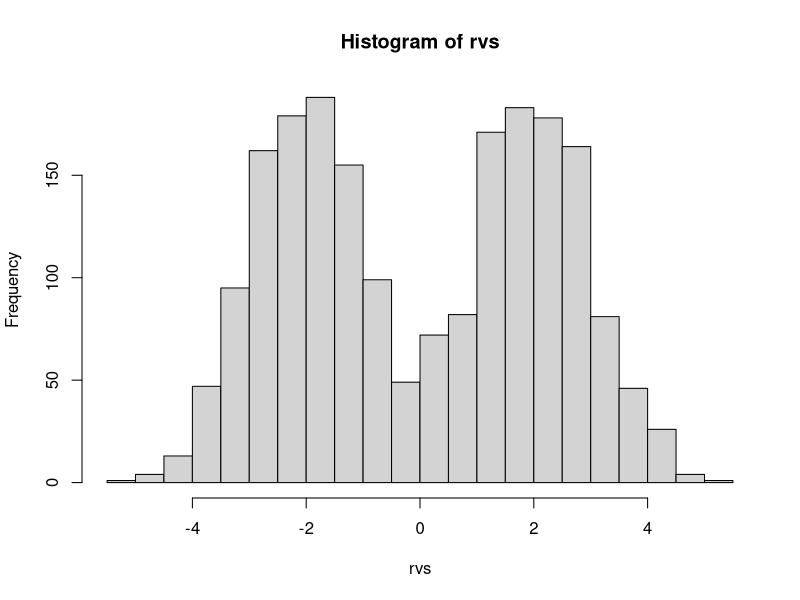
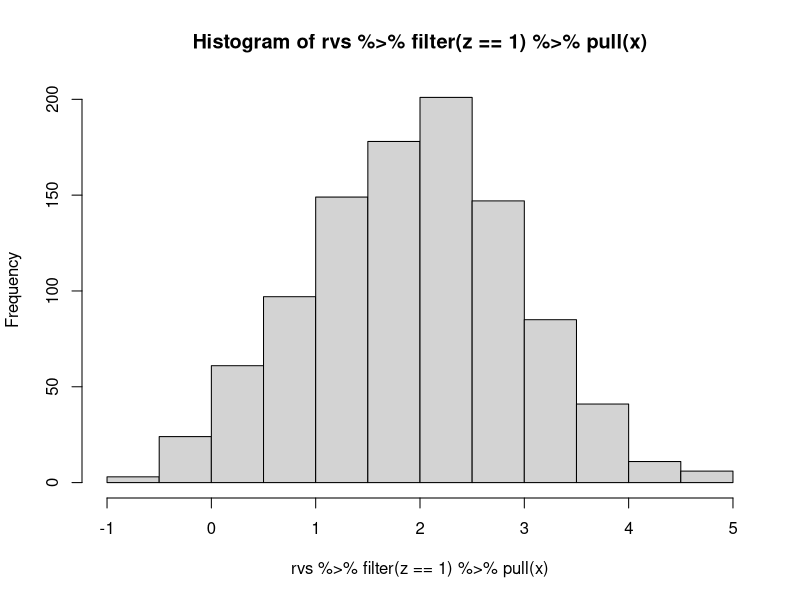
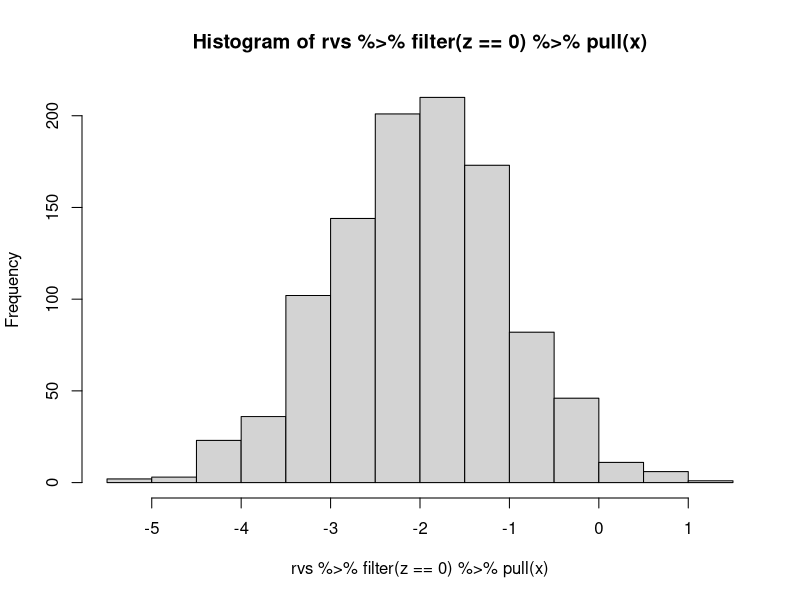

These charts were generated, in order, by the following R code:
## ---- chunk 1
dogs_given_soccer = 27/40
dogs_given_soccer
## ---- chunk 2
dogs_given_soccer = 27/40
dogs_given_soccer
## ---- chunk 3
rmymixture <- function(n) {
  z = rbinom(n = n, size = 1, p = 0.5)
  x = rep(0, n)
  for (i in 1:n) {
    if (z[i] == 1) {
      x[i] = rnorm(1, mean = 2, sd = 1)
    } else {
      x[i] = rnorm(1, mean = -2, sd = 1)
    }
  }
  return(x)
}
## ---- chunk 4
rvs = rmymixture(2000)
hist(rvs, breaks = 20)
## ---- chunk 5
rmymixture2 <- function(n) {
  z = rbinom(n = n, size = 1, prob = 0.5)
  x = rep(0, n)
  for (i in 1:n) {
    if (z[i] == 1) {   
      x[i] = rnorm(1, mean = 2, sd = 1)
    } else {
      x[i] = rnorm(1, mean = -2, sd = 1)
    }
  }
  out = data.frame(x=x, z=z)
  return( out )
}
## ---- chunk 6
library(tidyverse)
## ---- chunk 7
rvs = rmymixture2(2000)
hist(rvs %>% filter(z==1) %>% pull(x))
## ---- chunk 8
rvs = rmymixture2(2000)
hist(rvs %>% filter(z==0) %>% pull(x))
